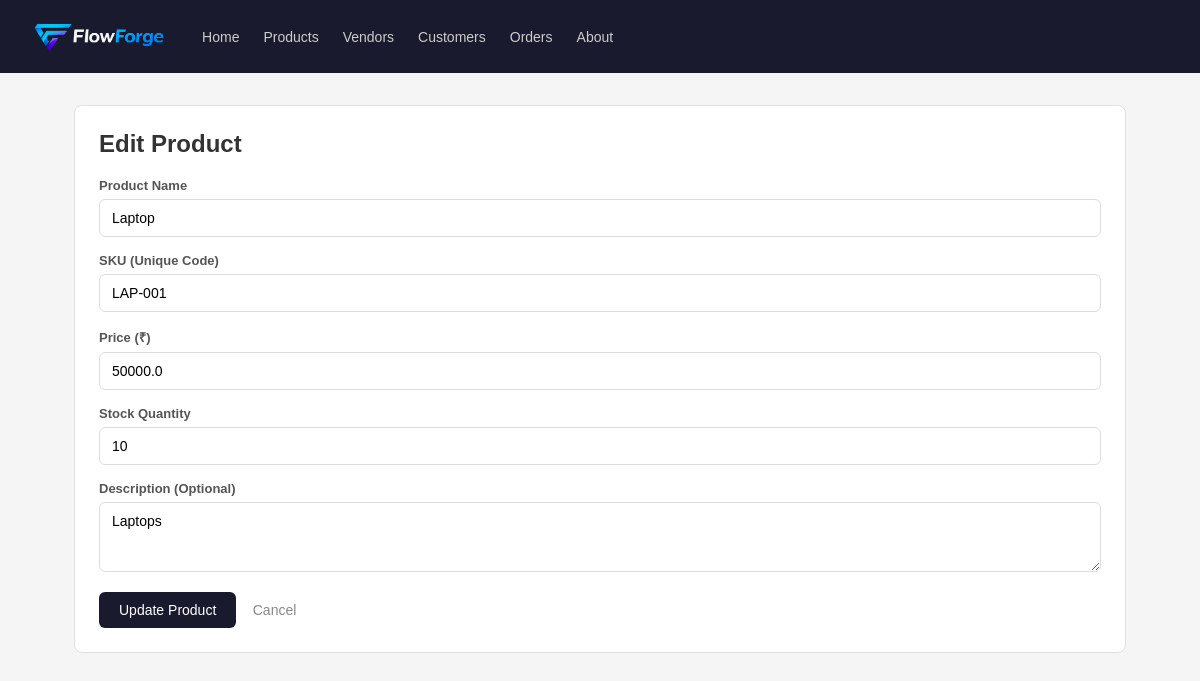
/products/edit/2, run on an earlier commit of the app's database.
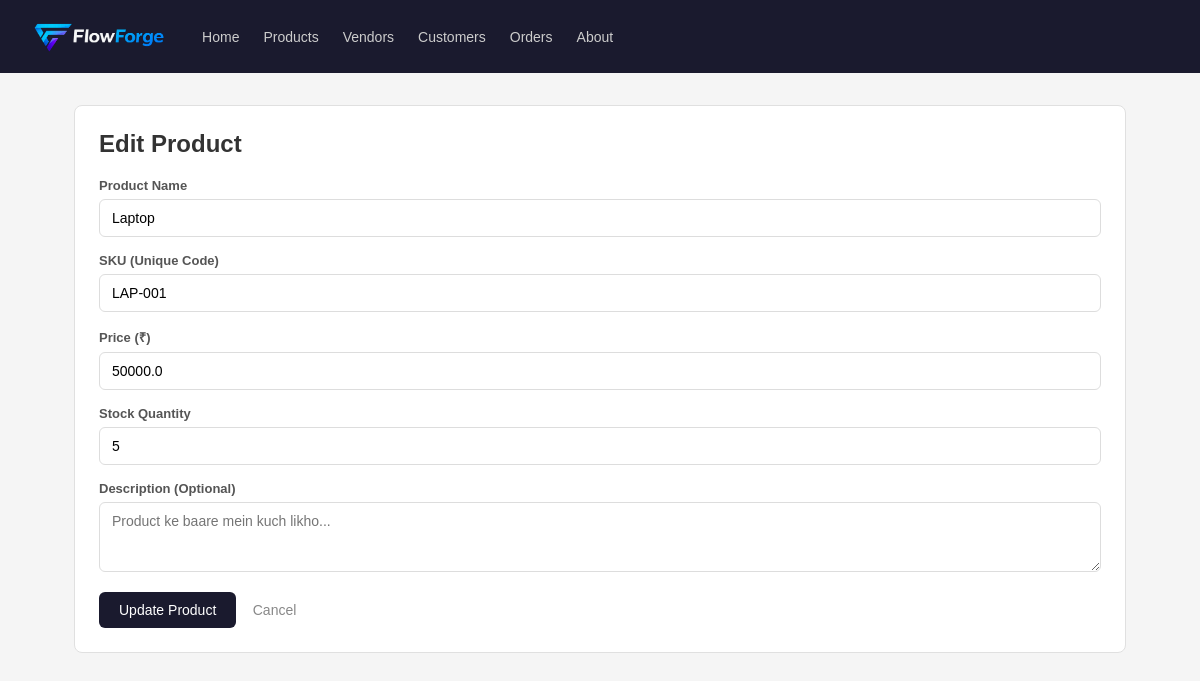
And on a later commit of the database.
### tables this page shows
CREATE TABLE products (
            id INTEGER PRIMARY KEY AUTOINCREMENT,
            name TEXT NOT NULL,
            sku TEXT UNIQUE NOT NULL,
            unit_price REAL NOT NULL,
            stock_qty INTEGER DEFAULT 0,
            description TEXT
        );

### App.py (the view, shortened to what this page needs)
@app.route('/products/edit/<int:id>', methods=['GET', 'POST'])
def products_edit(id):
    db = get_db()
    product = db.execute('SELECT * FROM products WHERE id = ?', (id,)).fetchone()
    if not product:
        flash("Product nahi mila!", "danger")
        return redirect(url_for('products_list'))
    db.close()
    return render_template('products/form.html', product=product)

### database.py (called while the page is built)
def get_db():
    conn = sqlite3.connect(DATABASE)
    conn.row_factory = sqlite3.Row
    return conn

### templates/products/form.html (shortened to what this page needs)
{% extends "base.html" %}
{% block content %}
<div class="card">
    <h2>{{ 'Edit' if product else 'Naya' }} Product</h2>
    <form method="POST" style="margin-top: 20px;">
        <div class="form-group">
            <label>Product Name</label>
            <input type="text" name="name"
                   value="{{ product['name'] if product else '' }}"
                   placeholder="Jaise: Laptop, Mouse, T-Shirt...">
        </div>
        <div class="form-group">
            <label>SKU (Unique Code)</label>
            <input type="text" name="sku"
                   value="{{ product['sku'] if product else '' }}"
                   placeholder="Jaise: LAP-001, MOU-001...">
        </div>
        <div class="form-group">
            <label>Price (₹)</label>
            <input type="number" name="unit_price" step="0.01"
                   value="{{ product['unit_price'] if product else '' }}"
                   placeholder="Jaise: 50000">
        </div>
        <div class="form-group">
            <label>Stock Quantity</label>
            <input type="number" name="stock_qty"
                   value="{{ product['stock_qty'] if product else '0' }}"
                   placeholder="0">
        </div>
        <div class="form-group">
            <label>Description (Optional)</label>
            <textarea name="description" rows="3"
                      placeholder="Product ke baare mein kuch likho...">{{ product['description'] if product else '' }}</textarea>
        </div>
        <button type="submit">
            {{ 'Update' if product else 'Save' }} Product
        </button>
        <a href="/products" class="btn-cancel">Cancel</a>
    </form>
</div>
{% endblock %}

What changed in the data, as far as the page shows it:
changed products "Laptop": stock_qty "10" → "5"; description "Laptops" → (not shown)
